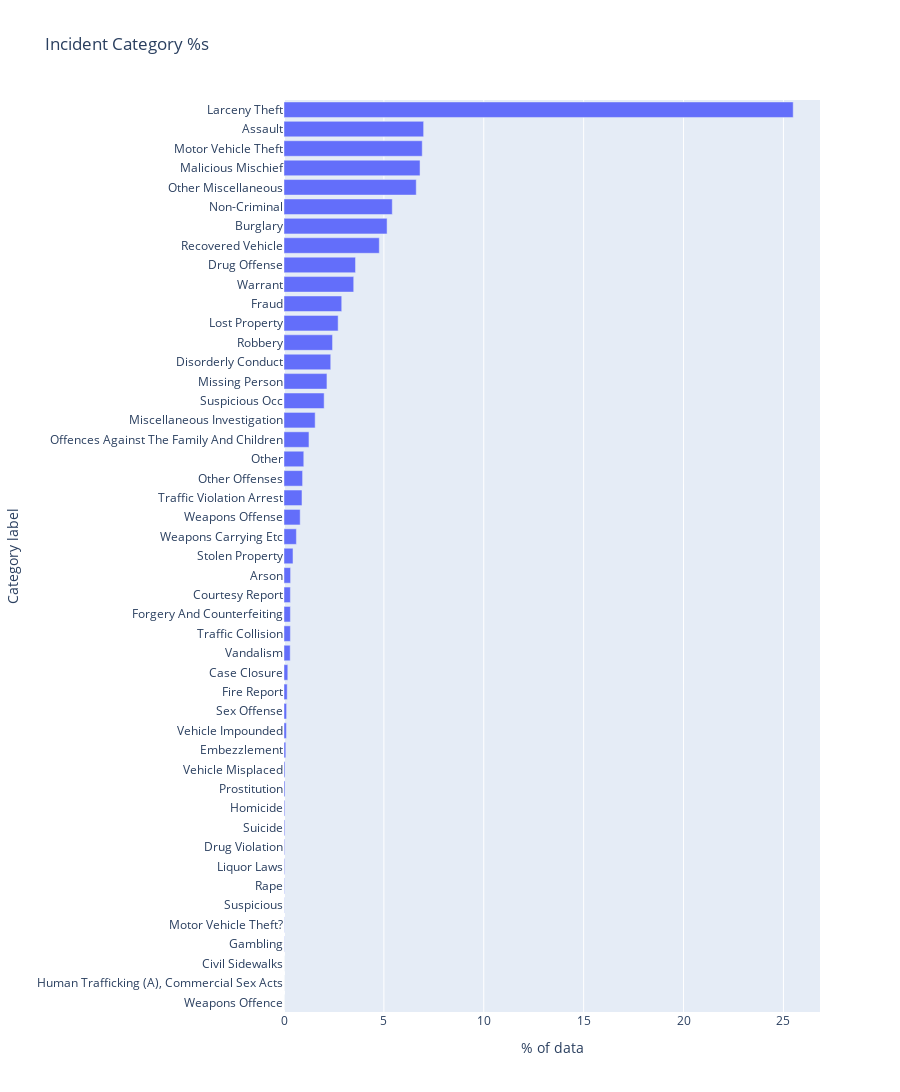

Notebook code cell kept with this figure:
### Code cell
incident_counts = df.groupby('incident_category').size().sort_values()
incident_percentages = (incident_counts * 100 / len(df)).round(2)
incident_percentages = incident_percentages.reset_index().rename(columns={0:'percentage'})
fig = px.bar(incident_percentages, orientation='h', title='Incident Category %s',
             x='percentage', y='incident_category',
             labels={'percentage': '% of data', 'incident_category':'Category label'})
fig.update_layout(showlegend=False, height=1200)
fig.show()

### Figure 1 — Plotly figure (JSON) as saved in the notebook; plotly's stock layout.template omitted (floating-point values rounded to 4 significant figures)
{"data": [{"alignmentgroup": "True", "hovertemplate": "% of data=%{x}<br>Category label=%{y}<extra></extra>", "legendgroup": "", "marker": {"color": "#636efa", "pattern": {"shape": ""}}, "name": "", "offsetgroup": "", "orientation": "h", "showlegend": false, "textposition": "auto", "type": "bar", "x": [0, 0, 0, 0.01, 0.01, 0.01, 0.02, 0.03, 0.03, 0.04, 0.04, 0.05, 0.05, 0.09, 0.12, 0.13, 0.16, 0.19, 0.31, 0.32, 0.32, 0.32, 0.33, 0.45, 0.62, 0.81, 0.9, 0.93, 0.99, 1.25, 1.56, 2.01, 2.15, 2.34, 2.43, 2.71, 2.89, 3.49, 3.58, 4.77, 5.16, 5.42, 6.62, 6.81, 6.92, 6.99, 25.49], "xaxis": "x", "y": ["Weapons Offence", "Human Trafficking (A), Commercial Sex Acts", "Civil Sidewalks", "Gambling", "Motor Vehicle Theft?", "Suspicious", "Rape", "Liquor Laws", "Drug Violation", "Suicide", "Homicide", "Prostitution", "Vehicle Misplaced", "Embezzlement", "Vehicle Impounded", "Sex Offense", "Fire Report", "Case Closure", "Vandalism", "Traffic Collision", "Forgery And Counterfeiting", "Courtesy Report", "Arson", "Stolen Property", "Weapons Carrying Etc", "Weapons Offense", "Traffic Violation Arrest", "Other Offenses", "Other", "Offences Against The Family And Children", "Miscellaneous Investigation", "Suspicious Occ", "Missing Person", "Disorderly Conduct", "Robbery", "Lost Property", "Fraud", "Warrant", "Drug Offense", "Recovered Vehicle", "Burglary", "Non-Criminal", "Other Miscellaneous", "Malicious Mischief", "Motor Vehicle Theft", "Assault", "Larceny Theft"], "yaxis": "y"}], "layout": {"barmode": "relative", "height": 1200, "legend": {"tracegroupgap": 0}, "showlegend": false, "title": {"text": "Incident Category %s"}, "xaxis": {"anchor": "y", "domain": [0, 1], "title": {"text": "% of data"}}, "yaxis": {"anchor": "x", "domain": [0, 1], "title": {"text": "Category label"}}}}
